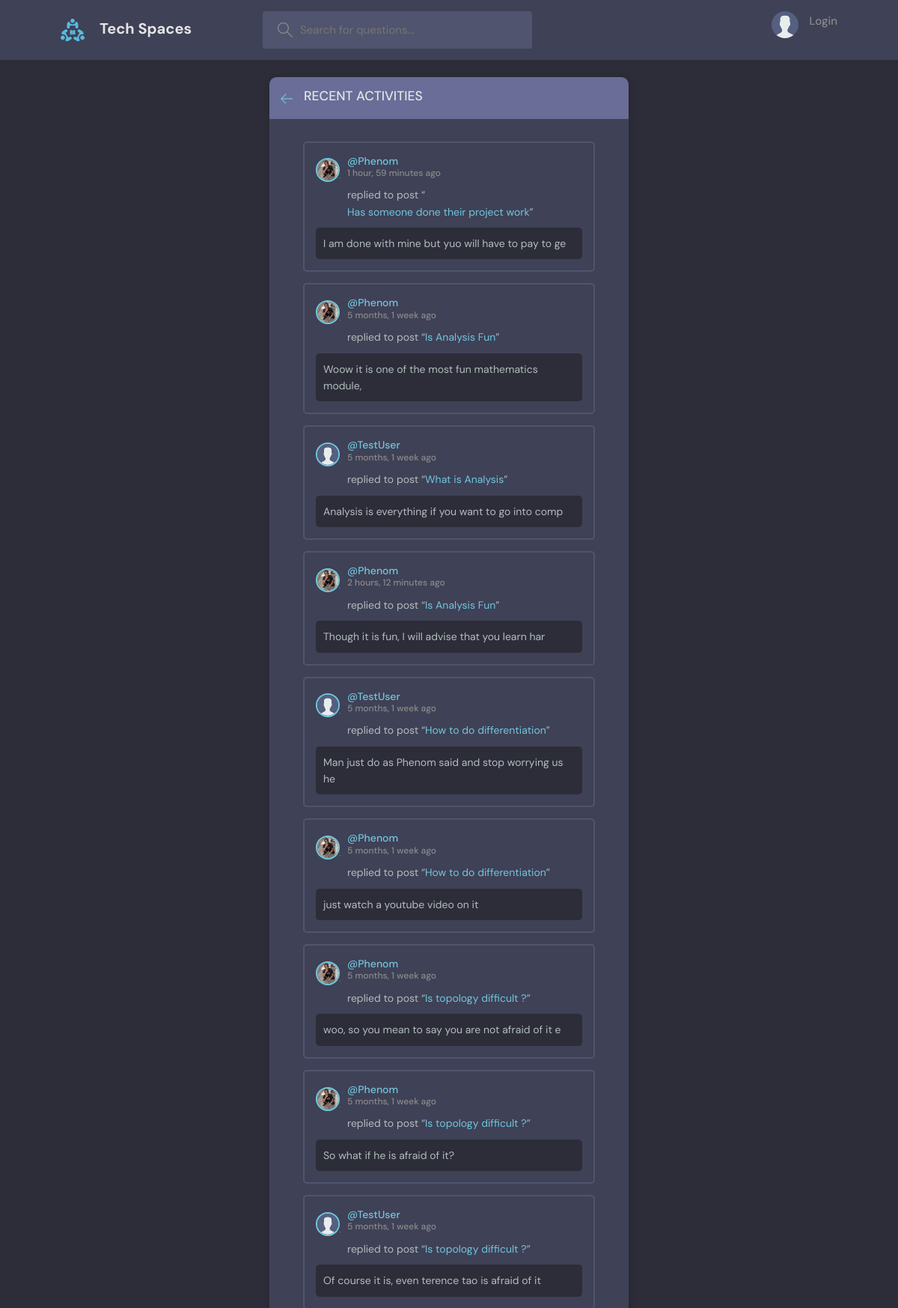
The app's page /activities/all/ with its own data.
### core/models.py (models this page shows)
class Answer(models.Model):
    student = models.ForeignKey(User, on_delete=models.CASCADE)
    question = models.ForeignKey(Question, on_delete=models.CASCADE)
    body = models.TextField()
    updated = models.DateTimeField(auto_now=True)
    created = models.DateTimeField(auto_now_add=True)
    up_votes = models.PositiveIntegerField(default=0)
    down_votes = models.PositiveIntegerField(default=0)
    class Meta:
        ordering = ["-up_votes", "-created"]
    def __str__(self):
        return self.body[:50]

class User(AbstractUser):
    name = models.CharField(max_length=200, null=True)
    email = models.EmailField(unique=True, null=True)
    bio = models.TextField(null=True)
    avatar = models.ImageField(null=True, default='avatar.svg', upload_to='avatars')
    REQUIRED_FIELDS = []
    def __str__(self):
        return self.username

class Question(models.Model):
    student = models.ForeignKey(User, on_delete=models.SET_NULL, null=True)
    course = models.ForeignKey(Course, on_delete=models.SET_NULL, null=True)
    name = models.CharField(max_length=200)
    description = models.TextField(null=True, blank=True)
    contributors = models.ManyToManyField(User, related_name='participants', blank=True)
    updated = models.DateTimeField(auto_now=True)
    created = models.DateTimeField(auto_now_add=True)
    class Meta:
        ordering = ["-updated", "-created"]
    def __str__(self):
        return self.name

### core/views.py (the view)
# urls.py: path('activities/all/', views.AllActivitiesView.as_view(), name='all_activities'),
class AllActivitiesView(View):
    def get(self, request):
        activities = Answer.objects.filter()
        context = {
            'question_answers': activities,
        }
        return render(request, 'core/all_activities.html', context)

### core/templates/core/all_activities.html (shortened to what this page needs)
{% extends 'core/base.html' %}
{% block content %}
    <main class="layout">
      <div class="container">
        <div class="layout__box">
          <div class="layout__boxHeader">
            <div class="layout__boxTitle">
              <a href="index.html">
                <svg version="1.1" xmlns="http://www.w3.org/2000/svg" width="32" height="32" viewBox="0 0 32 32">
                  <title>arrow-left</title>
                  <path
                    d="M13.723 2.286l-13.723 13.714 13.719 13.714 1.616-1.611-10.96-10.96h27.625v-2.286h-27.625l10.965-10.965-1.616-1.607z"
                  ></path>
                </svg>
              </a>
              <h3>Recent Activities</h3>
            </div>
          </div>
          <div class="activities-page layout__body">
          {% for action in question_answers %}
            <div class="activities__box">
              <div class="activities__boxHeader roomListRoom__header">
                <a href="{% url 'profile' action.student.username %}" class="roomListRoom__author">
                  <div class="avatar avatar--small">
                    <img src="{{ action.student.avatar.url }}" />
                  </div>
                  <p>
                    @{{ action.student }}
                    <span>{{ action.created | timesince }} ago</span>
                  </p>
                </a>
              </div>
              <div class="activities__boxContent">
                <p>replied to post “<a href="{% url 'get_question' action.question.id %}">
                {{ action.question }}</a>”</p>
                <div class="activities__boxRoomContent">
                  {{ action }}
                </div>
              </div>
            </div>
          {% endfor %}
          </div>
        </div>
      </div>
    </main>
{% endblock content %}

### core/static/core/css/main.css (style rules this page uses)
:root { --color-main: #71c6dd; --color-main-light: #e1f6fb; --color-dark: #3f4156; --color-dark-medium: #51546e; --color-dark-light: #696d97; --color-light: #e5e5e5; --color-gray: #8b8b8b; --color-light-gray: #b2bdbd; --color-bg: #2d2d39; --color-success: #5dd693; --color-error: #fc4b0b; }
* { font-family: "DM Sans", -apple-system, BlinkMacSystemFont, "Segoe UI", Roboto, Oxygen, Ubuntu, Cantarell, "Open Sans", "Helvetica Neue", sans-serif; margin: 0; padding: 0; box-sizing: border-box; text-rendering: optimizeLegibility; font-size: inherit; }
html { font-size: 56.25%; }
@media only screen and (min-width: 1200px) { html { font-size: 62.5%; } }
body { line-height: 1.6; font-weight: 400; font-size: 1.5rem; color: var(--color-light-gray); background-color: var(--color-bg); min-height: 100vh; }
img { width: 100%; }
a { display: inline-block; color: var(--color-main); text-decoration: none; }
.container { max-width: 120rem; width: 90%; margin: auto; }
.avatar { position: relative; display: inline-block; border-radius: 50%; border: 2px solid var(--color-main); }
.avatar img { display: block; border-radius: 50%; object-fit: cover; object-position: center; }
.avatar::after { content: ""; display: block; position: absolute; background-color: var(--color-gray); z-index: 111; border-radius: 50%; border: 0.3rem solid var(--color-dark); }
.avatar.avatar--small img { width: 2.8rem; height: 2.8rem; }
.avatar.avatar--small:after { width: 0.7rem; height: 0.7rem; bottom: 0px; right: -6px; }
.layout { margin-top: 2.4rem; }
.layout > .container { display: flex; justify-content: space-between; align-items: flex-start; }
.layout__box { width: 90%; max-width: 48rem; min-height: 40rem; position: absolute; top: 50%; left: 50%; transform: translate(-50%, -46%); background-color: var(--color-dark); border-radius: 1rem; box-shadow: 1px 1px 6px 3px rgba(0, 0, 0, 0.1); overflow: hidden; }
.layout__boxHeader { display: flex; padding: 1.5rem; background-color: var(--color-dark-light); }
.layout__boxTitle { display: flex; gap: 1.5rem; align-items: center; }
.layout__boxTitle h3 { text-transform: uppercase; font-weight: 500; color: var(--color-light); }
.layout__boxTitle svg { width: 1.6rem; height: 1.6rem; fill: var(--color-main); }
.layout__body { margin: 3rem; }
.roomListRoom__header { display: flex; justify-content: space-between; align-items: center; }
.roomListRoom__author { font-weight: 500; display: flex; align-items: center; gap: 1rem; }
.activities__box { margin: 1.5rem; padding: 1.5rem; border: 2px solid var(--color-dark-medium); border-radius: 5px; }
.activities__boxHeader p { font-size: 1.4rem; line-height: 1.3; }
.activities__boxHeader p span { color: var(--color-gray); font-size: 1.2rem; display: block; }
.activities__boxContent { margin-left: 4.2rem; }
.activities__boxContent { font-size: 1.4rem; }
.activities__boxRoomContent { background: var(--color-bg); padding: 1rem; border-radius: 5px; margin-top: 1rem; margin-left: -4.2rem; }

### records on screen
Answer: student.avatar (picture), student "Phenom", created "1 hour, 59 minutes", question "Has someone done their project work", body "I am done with mine but yuo will have to pay to ge"
Answer: student.avatar (picture), student "Phenom", created "5 months, 1 week", question "Is Analysis Fun", body "Woow it is one of the most fun mathematics module,"
Answer: student.avatar (placeholder picture), student "TestUser", created "5 months, 1 week", question "What is Analysis", body "Analysis is everything if you want to go into comp"
Answer: student.avatar (picture), student "Phenom", created "2 hours, 12 minutes", question "Is Analysis Fun", body "Though it is fun, I will advise that you learn har"
Answer: student.avatar (placeholder picture), student "TestUser", created "5 months, 1 week", question "How to do differentiation", body "Man just do as Phenom said and stop worrying us he"
Answer: student.avatar (picture), student "Phenom", created "5 months, 1 week", question "How to do differentiation", body "just watch a youtube video on it"
Answer: student.avatar (picture), student "Phenom", created "5 months, 1 week", question "Is topology difficult ?", body "woo, so you mean to say you are not afraid of it e"
Answer: student.avatar (picture), student "Phenom", created "5 months, 1 week", question "Is topology difficult ?", body "So what if he is afraid of it?"
Answer: student.avatar (placeholder picture), student "TestUser", created "5 months, 1 week", question "Is topology difficult ?", body "Of course it is, even terence tao is afraid of it"
